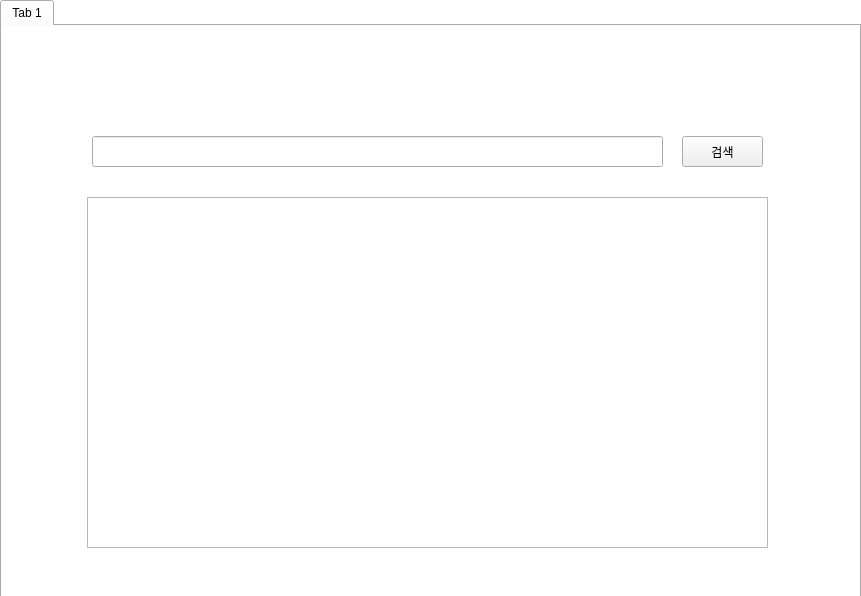
<?xml version="1.0" encoding="UTF-8"?>
<ui version="4.0">
 <class>MainWindow</class>
 <widget class="QMainWindow" name="MainWindow">
  <property name="geometry">
   <rect>
    <x>0</x>
    <y>0</y>
    <width>861</width>
    <height>596</height>
   </rect>
  </property>
  <property name="windowTitle">
   <string>MainWindow</string>
  </property>
  <widget class="QWidget" name="centralwidget">
   <widget class="QTabWidget" name="tabWidget">
    <property name="geometry">
     <rect>
      <x>0</x>
      <y>0</y>
      <width>861</width>
      <height>601</height>
     </rect>
    </property>
    <property name="currentIndex">
     <number>0</number>
    </property>
    <widget class="QWidget" name="tab">
     <attribute name="title">
      <string>Tab 1</string>
     </attribute>
     <widget class="QPushButton" name="pushButton">
      <property name="geometry">
       <rect>
        <x>680</x>
        <y>110</y>
        <width>81</width>
        <height>31</height>
       </rect>
      </property>
      <property name="text">
       <string>검색</string>
      </property>
     </widget>
     <widget class="QLineEdit" name="lineEdit">
      <property name="geometry">
       <rect>
        <x>90</x>
        <y>110</y>
        <width>571</width>
        <height>31</height>
       </rect>
      </property>
     </widget>
     <widget class="QListView" name="listView_2">
      <property name="geometry">
       <rect>
        <x>-5</x>
        <y>-9</y>
        <width>871</width>
        <height>591</height>
       </rect>
      </property>
     </widget>
     <widget class="QTableView" name="tableView">
      <property name="geometry">
       <rect>
        <x>85</x>
        <y>171</y>
        <width>681</width>
        <height>351</height>
       </rect>
      </property>
      <property name="sizeAdjustPolicy">
       <enum>QAbstractScrollArea::AdjustToContentsOnFirstShow</enum>
      </property>
      <property name="selectionBehavior">
       <enum>QAbstractItemView::SelectRows</enum>
      </property>
     </widget>
     <zorder>listView_2</zorder>
     <zorder>pushButton</zorder>
     <zorder>lineEdit</zorder>
     <zorder>tableView</zorder>
    </widget>
   </widget>
   <widget class="QListView" name="listView">
    <property name="geometry">
     <rect>
      <x>-5</x>
      <y>-9</y>
      <width>871</width>
      <height>611</height>
     </rect>
    </property>
   </widget>
   <zorder>listView</zorder>
   <zorder>tabWidget</zorder>
  </widget>
 </widget>
 <resources/>
 <connections/>
</ui>
